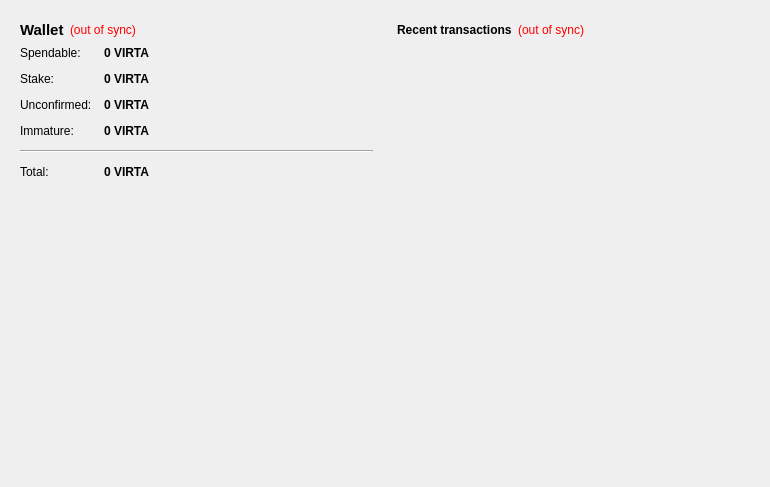
<?xml version="1.0" encoding="UTF-8"?>
<ui version="4.0">
 <class>OverviewPage</class>
 <widget class="QWidget" name="OverviewPage">
  <property name="geometry">
   <rect>
    <x>0</x>
    <y>0</y>
    <width>770</width>
    <height>487</height>
   </rect>
  </property>
  <property name="windowTitle">
   <string>Form</string>
  </property>
  <layout class="QHBoxLayout" name="horizontalLayout" stretch="1,1">
   <item>
    <layout class="QVBoxLayout" name="verticalLayout_2">
     <item>
      <widget class="QFrame" name="frame">
       <property name="frameShape">
        <enum>QFrame::NoFrame</enum>
       </property>
       <property name="frameShadow">
        <enum>QFrame::Raised</enum>
       </property>
       <layout class="QVBoxLayout" name="verticalLayout_4">
        <item>
         <layout class="QHBoxLayout" name="horizontalLayout_4">
          <item>
           <widget class="QLabel" name="label_5">
            <property name="font">
             <font>
              <pointsize>11</pointsize>
              <weight>75</weight>
              <bold>true</bold>
             </font>
            </property>
            <property name="text">
             <string>Wallet</string>
            </property>
           </widget>
          </item>
          <item>
           <widget class="QLabel" name="labelWalletStatus">
            <property name="toolTip">
             <string>The displayed information may be out of date. Your wallet automatically synchronizes with the Virta network after a connection is established, but this process has not completed yet.</string>
            </property>
            <property name="styleSheet">
             <string notr="true">QLabel { color: red; }</string>
            </property>
            <property name="text">
             <string notr="true">(out of sync)</string>
            </property>
            <property name="alignment">
             <set>Qt::AlignLeading|Qt::AlignLeft|Qt::AlignVCenter</set>
            </property>
           </widget>
          </item>
          <item>
           <spacer name="horizontalSpacer_2">
            <property name="orientation">
             <enum>Qt::Horizontal</enum>
            </property>
            <property name="sizeHint" stdset="0">
             <size>
              <width>40</width>
              <height>20</height>
             </size>
            </property>
           </spacer>
          </item>
         </layout>
        </item>
        <item>
         <layout class="QFormLayout" name="formLayout_2">
          <property name="fieldGrowthPolicy">
           <enum>QFormLayout::AllNonFixedFieldsGrow</enum>
          </property>
          <property name="horizontalSpacing">
           <number>12</number>
          </property>
          <property name="verticalSpacing">
           <number>12</number>
          </property>
          <item row="0" column="0">
           <widget class="QLabel" name="label">
            <property name="text">
             <string>Spendable:</string>
            </property>
           </widget>
          </item>
          <item row="0" column="1">
           <widget class="QLabel" name="labelBalance">
            <property name="font">
             <font>
              <weight>75</weight>
              <bold>true</bold>
             </font>
            </property>
            <property name="cursor">
             <cursorShape>IBeamCursor</cursorShape>
            </property>
            <property name="toolTip">
             <string>Your current spendable balance</string>
            </property>
            <property name="text">
             <string notr="true">0 VIRTA</string>
            </property>
            <property name="textInteractionFlags">
             <set>Qt::LinksAccessibleByMouse|Qt::TextSelectableByKeyboard|Qt::TextSelectableByMouse</set>
            </property>
           </widget>
          </item>
          <item row="1" column="0">
           <widget class="QLabel" name="label_6">
            <property name="text">
             <string>Stake:</string>
            </property>
           </widget>
          </item>
          <item row="1" column="1">
           <widget class="QLabel" name="labelStake">
            <property name="font">
             <font>
              <weight>75</weight>
              <bold>true</bold>
             </font>
            </property>
            <property name="cursor">
             <cursorShape>IBeamCursor</cursorShape>
            </property>
            <property name="toolTip">
             <string>Total of coins that was staked, and do not yet count toward the current balance</string>
            </property>
            <property name="text">
             <string notr="true">0 VIRTA</string>
            </property>
            <property name="textInteractionFlags">
             <set>Qt::LinksAccessibleByMouse|Qt::TextSelectableByKeyboard|Qt::TextSelectableByMouse</set>
            </property>
           </widget>
          </item>
          <item row="2" column="0">
           <widget class="QLabel" name="label_3">
            <property name="text">
             <string>Unconfirmed:</string>
            </property>
           </widget>
          </item>
          <item row="2" column="1">
           <widget class="QLabel" name="labelUnconfirmed">
            <property name="font">
             <font>
              <weight>75</weight>
              <bold>true</bold>
             </font>
            </property>
            <property name="cursor">
             <cursorShape>IBeamCursor</cursorShape>
            </property>
            <property name="toolTip">
             <string>Total of transactions that have yet to be confirmed, and do not yet count toward the current balance</string>
            </property>
            <property name="text">
             <string notr="true">0 VIRTA</string>
            </property>
            <property name="textInteractionFlags">
             <set>Qt::LinksAccessibleByMouse|Qt::TextSelectableByKeyboard|Qt::TextSelectableByMouse</set>
            </property>
           </widget>
          </item>
          <item row="3" column="0">
           <widget class="QLabel" name="labelImmatureText">
            <property name="text">
             <string>Immature:</string>
            </property>
           </widget>
          </item>
          <item row="3" column="1">
           <widget class="QLabel" name="labelImmature">
            <property name="font">
             <font>
              <weight>75</weight>
              <bold>true</bold>
             </font>
            </property>
            <property name="toolTip">
             <string>Mined balance that has not yet matured</string>
            </property>
            <property name="text">
             <string notr="true">0 VIRTA</string>
            </property>
            <property name="textInteractionFlags">
             <set>Qt::LinksAccessibleByMouse|Qt::TextSelectableByKeyboard|Qt::TextSelectableByMouse</set>
            </property>
           </widget>
          </item>
          <item row="4" column="0" colspan="2">
           <widget class="Line" name="line">
            <property name="orientation">
             <enum>Qt::Horizontal</enum>
            </property>
           </widget>
          </item>
          <item row="5" column="0">
           <widget class="QLabel" name="labelTotalText">
            <property name="text">
             <string>Total:</string>
            </property>
           </widget>
          </item>
          <item row="5" column="1">
           <widget class="QLabel" name="labelTotal">
            <property name="font">
             <font>
              <weight>75</weight>
              <bold>true</bold>
             </font>
            </property>
            <property name="cursor">
             <cursorShape>IBeamCursor</cursorShape>
            </property>
            <property name="toolTip">
             <string>Your current total balance</string>
            </property>
            <property name="text">
             <string notr="true">0 VIRTA</string>
            </property>
            <property name="textInteractionFlags">
             <set>Qt::LinksAccessibleByMouse|Qt::TextSelectableByKeyboard|Qt::TextSelectableByMouse</set>
            </property>
           </widget>
          </item>
         </layout>
        </item>
       </layout>
      </widget>
     </item>
     <item>
      <spacer name="verticalSpacer">
       <property name="orientation">
        <enum>Qt::Vertical</enum>
       </property>
       <property name="sizeHint" stdset="0">
        <size>
         <width>20</width>
         <height>40</height>
        </size>
       </property>
      </spacer>
     </item>
     <item alignment="Qt::AlignHCenter">
      <widget class="QLabel" name="label_2">
       <property name="autoFillBackground">
        <bool>true</bool>
       </property>
       <property name="text">
        <string/>
       </property>
       <property name="pixmap">
        <pixmap resource="../bitcoin.qrc">:/icons/techbg</pixmap>
       </property>
       <property name="scaledContents">
        <bool>false</bool>
       </property>
       <property name="margin">
        <number>0</number>
       </property>
      </widget>
     </item>
    </layout>
   </item>
   <item>
    <layout class="QVBoxLayout" name="verticalLayout_3">
     <item>
      <widget class="QFrame" name="frame_2">
       <property name="frameShape">
        <enum>QFrame::NoFrame</enum>
       </property>
       <property name="frameShadow">
        <enum>QFrame::Raised</enum>
       </property>
       <layout class="QVBoxLayout" name="verticalLayout">
        <item>
         <layout class="QHBoxLayout" name="horizontalLayout_2">
          <item>
           <widget class="QLabel" name="label_4">
            <property name="text">
             <string>&lt;b&gt;Recent transactions&lt;/b&gt;</string>
            </property>
           </widget>
          </item>
          <item>
           <widget class="QLabel" name="labelTransactionsStatus">
            <property name="toolTip">
             <string>The displayed information may be out of date. Your wallet automatically synchronizes with the Virta network after a connection is established, but this process has not completed yet.</string>
            </property>
            <property name="styleSheet">
             <string notr="true">QLabel { color: red; }</string>
            </property>
            <property name="text">
             <string notr="true">(out of sync)</string>
            </property>
            <property name="alignment">
             <set>Qt::AlignRight|Qt::AlignTrailing|Qt::AlignVCenter</set>
            </property>
           </widget>
          </item>
          <item>
           <spacer name="horizontalSpacer">
            <property name="orientation">
             <enum>Qt::Horizontal</enum>
            </property>
            <property name="sizeHint" stdset="0">
             <size>
              <width>40</width>
              <height>20</height>
             </size>
            </property>
           </spacer>
          </item>
         </layout>
        </item>
        <item>
         <widget class="QListView" name="listTransactions">
          <property name="styleSheet">
           <string notr="true">QListView { background: transparent; }</string>
          </property>
          <property name="frameShape">
           <enum>QFrame::NoFrame</enum>
          </property>
          <property name="verticalScrollBarPolicy">
           <enum>Qt::ScrollBarAlwaysOff</enum>
          </property>
          <property name="horizontalScrollBarPolicy">
           <enum>Qt::ScrollBarAlwaysOff</enum>
          </property>
          <property name="selectionMode">
           <enum>QAbstractItemView::NoSelection</enum>
          </property>
         </widget>
        </item>
       </layout>
      </widget>
     </item>
     <item>
      <spacer name="verticalSpacer_2">
       <property name="orientation">
        <enum>Qt::Vertical</enum>
       </property>
       <property name="sizeHint" stdset="0">
        <size>
         <width>20</width>
         <height>40</height>
        </size>
       </property>
      </spacer>
     </item>
     <item alignment="Qt::AlignRight">
      <widget class="QLabel" name="label_8">
       <property name="minimumSize">
        <size>
         <width>105</width>
         <height>110</height>
        </size>
       </property>
       <property name="text">
        <string/>
       </property>
       <property name="pixmap">
        <pixmap resource="../bitcoin.qrc">:/images/res/images/cell.png</pixmap>
       </property>
      </widget>
     </item>
     <item alignment="Qt::AlignRight">
      <widget class="QLabel" name="label_7">
       <property name="text">
        <string/>
       </property>
       <property name="pixmap">
        <pixmap resource="../bitcoin.qrc">:/images/res/images/trust.png</pixmap>
       </property>
      </widget>
     </item>
    </layout>
   </item>
  </layout>
 </widget>
 <resources>
  <include location="../bitcoin.qrc"/>
 </resources>
 <connections/>
</ui>
